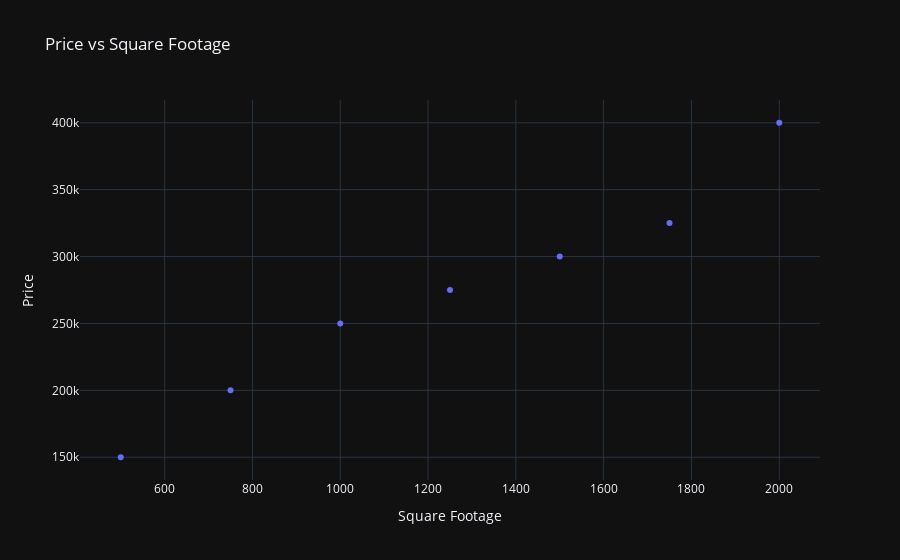

The notebook cell saved with this chart:
### Code cell
fig = px.scatter(data, x = 'Square Footage', y = 'Price', title = 'Price vs Square Footage', template = 'plotly_dark')
fig

### Figure 1 — Plotly figure (JSON) as saved in the notebook; plotly's stock layout.template omitted (floating-point values rounded to 4 significant figures)
{"data": [{"hovertemplate": "Square Footage=%{x}<br>Price=%{y}<extra></extra>", "legendgroup": "", "marker": {"color": "#636efa", "symbol": "circle"}, "mode": "markers", "name": "", "orientation": "v", "showlegend": false, "type": "scatter", "x": [500, 750, 1000, 1250, 1500, 1750, 2000], "xaxis": "x", "y": [150000, 200000, 250000, 275000, 300000, 325000, 400000], "yaxis": "y"}], "layout": {"legend": {"tracegroupgap": 0}, "title": {"text": "Price vs Square Footage"}, "xaxis": {"anchor": "y", "domain": [0, 1], "title": {"text": "Square Footage"}}, "yaxis": {"anchor": "x", "domain": [0, 1], "title": {"text": "Price"}}}}
